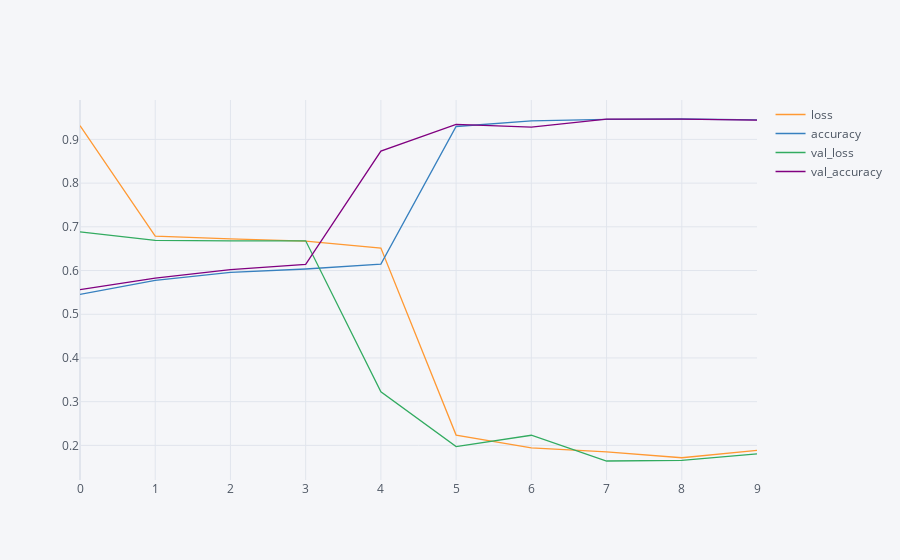

Here is the notebook cell this chart was saved with:
### Code cell
losses.iplot()

### Figure 1 — Plotly figure (JSON) as saved in the notebook; plotly's stock layout.template omitted (floating-point values rounded to 4 significant figures)
{"data": [{"line": {"color": "rgba(255, 153, 51, 1.0)", "dash": "solid", "shape": "linear", "width": 1.3}, "mode": "lines", "name": "loss", "text": "", "type": "scatter", "x": [0, 1, 2, 3, 4, 5, 6, 7, 8, 9], "y": [0.9313, 0.6785, 0.6724, 0.6672, 0.6513, 0.2237, 0.1941, 0.1852, 0.1718, 0.1887]}, {"line": {"color": "rgba(55, 128, 191, 1.0)", "dash": "solid", "shape": "linear", "width": 1.3}, "mode": "lines", "name": "accuracy", "text": "", "type": "scatter", "x": [0, 1, 2, 3, 4, 5, 6, 7, 8, 9], "y": [0.5455, 0.5777, 0.5959, 0.6035, 0.6148, 0.9295, 0.9422, 0.9457, 0.9466, 0.9448]}, {"line": {"color": "rgba(50, 171, 96, 1.0)", "dash": "solid", "shape": "linear", "width": 1.3}, "mode": "lines", "name": "val_loss", "text": "", "type": "scatter", "x": [0, 1, 2, 3, 4, 5, 6, 7, 8, 9], "y": [0.6884, 0.6692, 0.6678, 0.668, 0.3226, 0.1972, 0.2233, 0.1643, 0.1656, 0.1804]}, {"line": {"color": "rgba(128, 0, 128, 1.0)", "dash": "solid", "shape": "linear", "width": 1.3}, "mode": "lines", "name": "val_accuracy", "text": "", "type": "scatter", "x": [0, 1, 2, 3, 4, 5, 6, 7, 8, 9], "y": [0.5562, 0.5827, 0.6019, 0.6138, 0.8731, 0.9342, 0.9281, 0.9462, 0.9465, 0.9442]}], "layout": {"legend": {"bgcolor": "#F5F6F9", "font": {"color": "#4D5663"}}, "paper_bgcolor": "#F5F6F9", "plot_bgcolor": "#F5F6F9", "title": {"font": {"color": "#4D5663"}}, "xaxis": {"gridcolor": "#E1E5ED", "showgrid": true, "tickfont": {"color": "#4D5663"}, "title": {"font": {"color": "#4D5663"}, "text": ""}, "zerolinecolor": "#E1E5ED"}, "yaxis": {"gridcolor": "#E1E5ED", "showgrid": true, "tickfont": {"color": "#4D5663"}, "title": {"font": {"color": "#4D5663"}, "text": ""}, "zerolinecolor": "#E1E5ED"}}}
